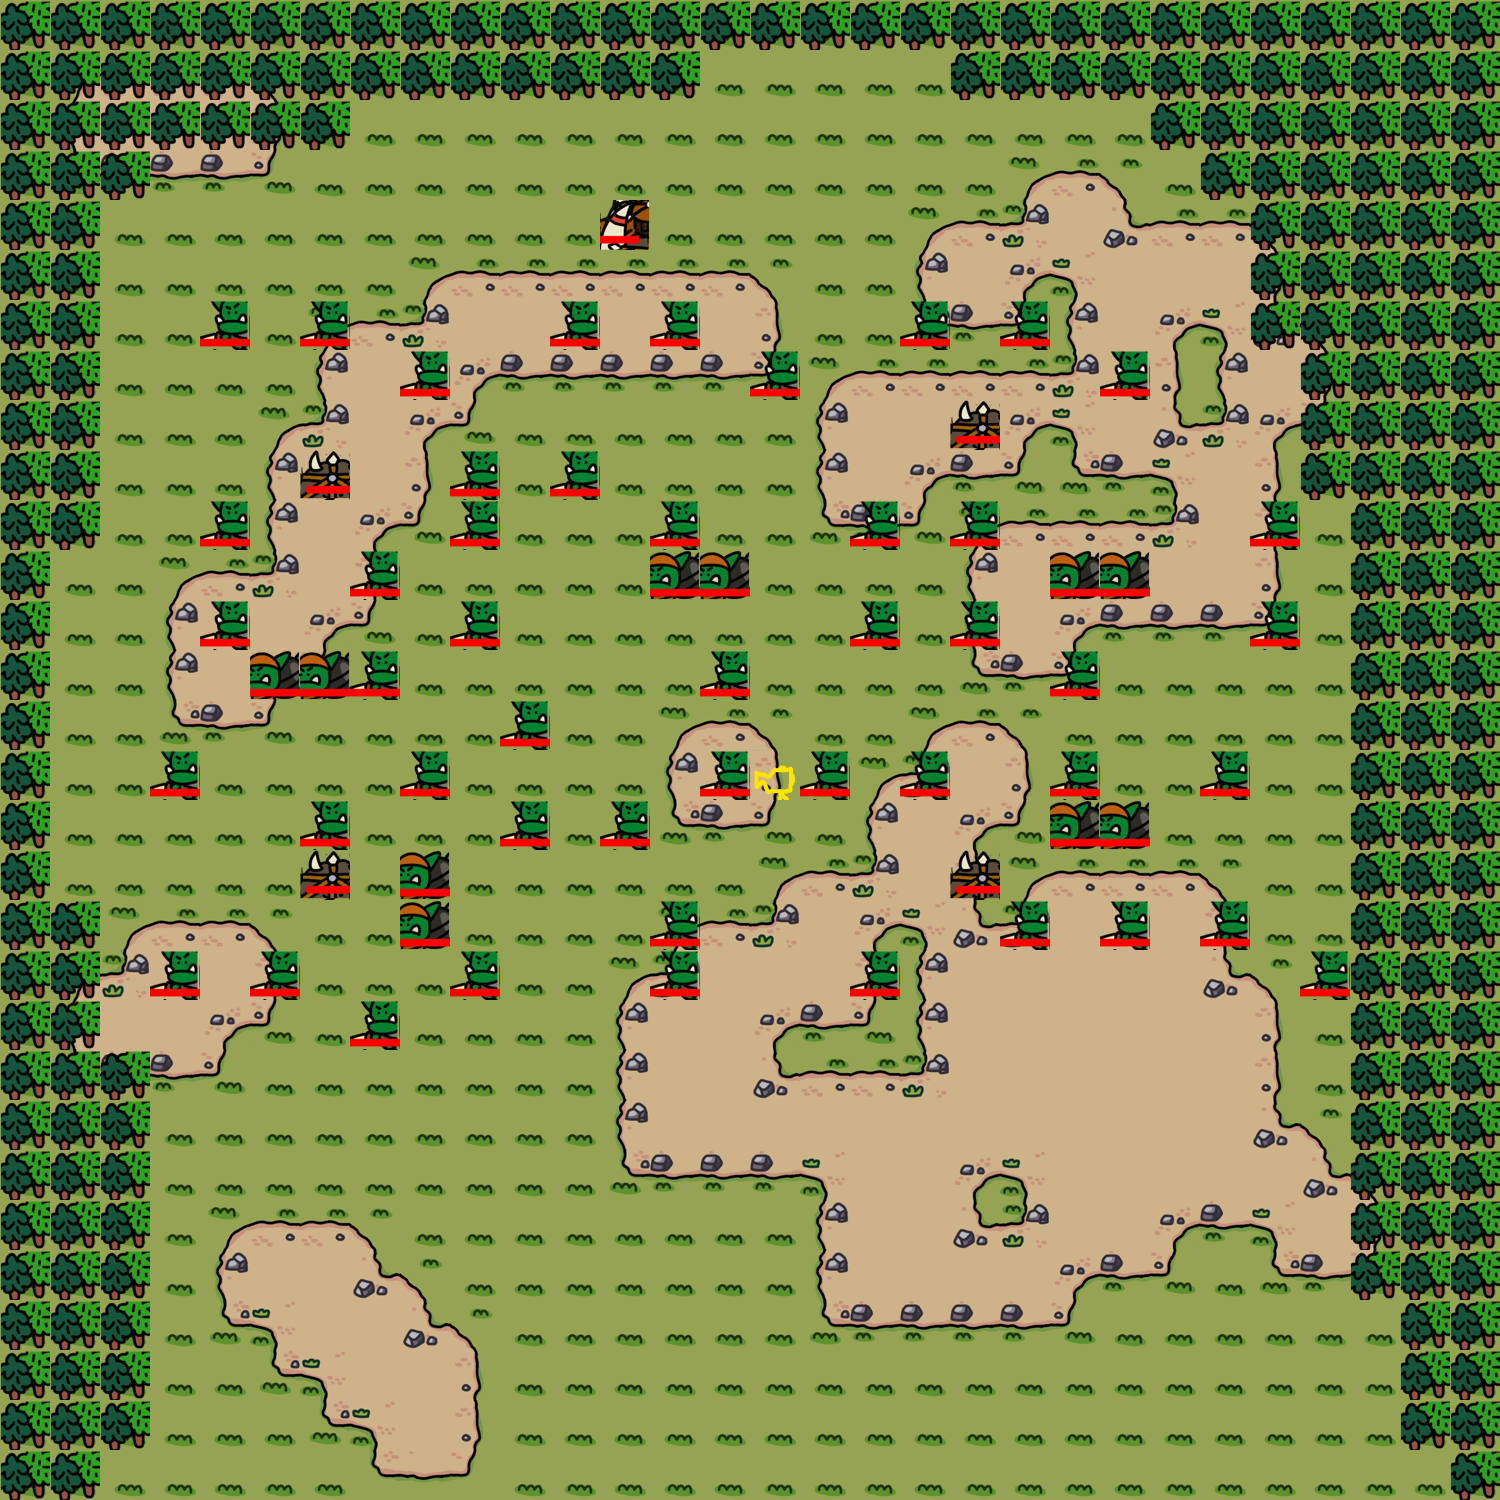

Below is a game level as drawn by its tile map, then a one-line description and the .tmx that defines it (tile-layer data replaced by summaries):
An orthogonal 30x30 tile map with 50x50 px tiles, 4 tile layers (stage, soil, deco, unit).

<map version="1.0" orientation="orthogonal" renderorder="right-down" width="30" height="30" tilewidth="50" tileheight="50" nextobjectid="1">
 <tileset firstgid="1" name="grassTilemap" tilewidth="50" tileheight="50" tilecount="200">
  <image source="50TileSet.png" width="512" height="1024" />
  <terraintypes>
   <terrain name="soil" tile="-1" />
  </terraintypes>
  <tile id="30" terrain=",,,0" />
  <tile id="31" terrain=",,0,0" />
  <tile id="32" terrain=",,0," />
  <tile id="33" terrain="0,0,0," />
  <tile id="34" terrain="0,0,,0" />
  <tile id="40" terrain=",0,,0" />
  <tile id="41" terrain="0,0,0,0" />
  <tile id="42" terrain="0,,0," />
  <tile id="43" terrain="0,,0,0" />
  <tile id="44" terrain=",0,0,0" />
  <tile id="50" terrain=",0,," />
  <tile id="51" terrain="0,0,," />
  <tile id="52" terrain="0,,," />
 </tileset>
 <layer name="stage" width="30" height="30">
  <data>[900 cells, 900 non-empty, 2 distinct tile ids]</data>
 </layer>
 <layer name="soil" width="30" height="30">
  <data>[900 cells, 349 non-empty, 16 distinct tile ids]</data>
 </layer>
 <layer name="deco" width="30" height="30">
  <data>[900 cells, 213 non-empty, 1 distinct tile ids]</data>
 </layer>
 <layer name="unit" width="30" height="30">
  <data>[900 cells, 64 non-empty, 5 distinct tile ids]</data>
 </layer>
</map>
